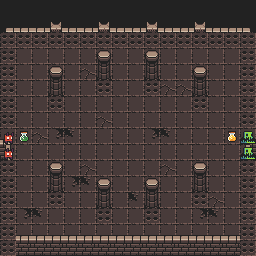

A 2D game scene composited from a Tiled map and its tileset images. What follows is a short description and the map's XML, with every tile layer's data as written:
An orthogonal 16x16 tile map with 16x16 px tiles, 9 tile layers (Floor, Traps, Side_walls, Side_doors, ...), 3 tilesets.

<map version="1.10" tiledversion="1.11.2" orientation="orthogonal" renderorder="right-down" width="16" height="16" tilewidth="16" tileheight="16" infinite="0" nextlayerid="10" nextobjectid="1">
 <editorsettings>
  <export target="donjon2_room6/donjon2_room6.csv" format="csv" />
 </editorsettings>
 <tileset firstgid="1" source="Tilesets/0x72_DungeonTilesetII_v1.7.tsx" />
 <tileset firstgid="1025" source="Tilesets/atlas_walls_high-16x32.tsx" />
 <tileset firstgid="1217" source="Tilesets/atlas_walls_low-16x16.tsx" />
 <layer id="1" name="Floor" width="16" height="16">
  <data encoding="csv">
1250,1250,1250,1250,1250,1250,1250,1250,1250,1250,1250,1250,1250,1250,1250,1250,
1250,1250,1250,1250,1250,1250,1250,1250,1250,1250,1250,1250,1250,1250,1250,1250,
130,130,130,130,130,130,130,130,130,130,130,130,130,130,130,130,
130,130,130,130,130,130,130,130,130,130,130,130,130,130,130,130,
130,130,130,130,130,131,130,130,130,130,130,130,130,130,130,130,
130,130,130,130,130,130,130,130,130,130,131,131,131,130,130,130,
130,130,130,130,130,130,130,130,130,130,130,130,131,130,130,130,
130,130,130,130,130,130,131,130,130,130,130,130,130,130,130,130,
130,130,131,194,195,130,130,130,130,194,195,130,130,130,130,130,
130,130,130,130,130,130,130,130,130,130,130,130,130,130,130,130,
130,130,130,130,130,131,130,130,130,130,131,130,130,130,130,130,
130,130,130,130,194,195,130,130,130,130,130,130,130,130,130,130,
130,130,130,130,130,130,130,130,195,130,130,130,130,131,130,130,
130,194,195,130,130,130,130,130,130,130,130,130,194,195,130,130,
130,130,130,130,130,130,130,130,130,130,130,130,130,130,130,130,
1250,130,130,130,130,130,130,130,130,130,130,130,130,130,130,1250
</data>
 </layer>
 <layer id="6" name="Traps" width="16" height="16">
  <data encoding="csv">
0,0,0,0,0,0,0,0,0,0,0,0,0,0,0,0,
0,0,0,0,0,0,0,0,0,0,0,0,0,0,0,0,
0,0,0,0,0,0,0,0,0,0,0,0,0,0,0,0,
0,0,0,0,0,0,0,0,0,0,0,0,0,0,0,0,
0,0,0,0,0,0,0,0,0,0,0,0,0,0,0,0,
0,0,0,0,0,0,0,0,0,0,0,0,0,0,0,0,
0,0,0,0,0,0,0,0,0,0,0,0,0,0,0,0,
0,0,0,0,0,0,0,0,0,0,0,0,0,0,0,0,
0,0,0,0,0,0,0,0,0,0,0,0,0,0,0,0,
0,0,0,0,0,0,0,0,0,0,0,0,0,0,0,0,
0,0,0,0,0,0,0,0,0,0,0,0,0,0,0,0,
0,0,0,0,0,0,0,0,0,0,0,0,0,0,0,0,
0,0,0,0,0,0,0,0,0,0,0,0,0,0,0,0,
0,0,0,0,0,0,0,0,0,0,0,0,0,0,0,0,
0,0,0,0,0,0,0,0,0,0,0,0,0,0,0,0,
0,0,0,0,0,0,0,0,0,0,0,0,0,0,0,0
</data>
 </layer>
 <layer id="2" name="Side_walls" width="16" height="16">
  <data encoding="csv">
0,0,0,0,0,0,0,0,0,0,0,0,0,0,0,0,
0,0,0,0,0,0,0,0,0,0,0,0,0,0,0,0,
0,0,0,0,0,0,0,0,0,0,0,0,0,0,0,0,
1156,0,0,0,0,0,0,0,0,0,0,0,0,0,0,1105,
1156,0,0,0,0,0,0,0,0,0,0,0,0,0,0,1105,
1156,0,0,0,0,0,0,0,0,0,0,0,0,0,0,1105,
1156,0,0,0,0,0,0,0,0,0,0,0,0,0,0,1105,
0,0,0,0,0,0,0,0,0,0,0,0,0,0,0,0,
0,0,0,0,0,0,0,0,0,0,0,0,0,0,0,0,
1156,0,0,0,0,0,0,0,0,0,0,0,0,0,0,1105,
1156,0,0,0,0,0,0,0,0,0,0,0,0,0,0,1105,
1156,0,0,0,0,0,0,0,0,0,0,0,0,0,0,1105,
1156,0,0,0,0,0,0,0,0,0,0,0,0,0,0,1105,
1156,0,0,0,0,0,0,0,0,0,0,0,0,0,0,1105,
1156,0,0,0,0,0,0,0,0,0,0,0,0,0,0,1105,
0,0,0,0,0,0,0,0,0,0,0,0,0,0,0,0
</data>
 </layer>
 <layer id="3" name="Side_doors" width="16" height="16">
  <data encoding="csv">
0,0,0,0,0,0,0,0,0,0,0,0,0,0,0,0,
0,0,0,0,0,0,0,0,0,0,0,0,0,0,0,0,
0,0,0,0,0,0,0,0,0,0,0,0,0,0,0,0,
0,0,0,0,0,0,0,0,0,0,0,0,0,0,0,0,
0,0,0,0,0,0,0,0,0,0,0,0,0,0,0,0,
0,0,0,0,0,0,0,0,0,0,0,0,0,0,0,0,
1124,0,0,0,0,0,0,0,0,0,0,0,0,0,0,1122,
1148,0,0,0,0,0,0,0,0,0,0,0,0,0,0,1146,
1028,0,0,0,0,0,0,0,0,0,0,0,0,0,0,1026,
1052,0,0,0,0,0,0,0,0,0,0,0,0,0,0,1050,
0,0,0,0,0,0,0,0,0,0,0,0,0,0,0,0,
0,0,0,0,0,0,0,0,0,0,0,0,0,0,0,0,
0,0,0,0,0,0,0,0,0,0,0,0,0,0,0,0,
0,0,0,0,0,0,0,0,0,0,0,0,0,0,0,0,
0,0,0,0,0,0,0,0,0,0,0,0,0,0,0,0,
0,0,0,0,0,0,0,0,0,0,0,0,0,0,0,0
</data>
 </layer>
 <layer id="4" name="Front_walls" width="16" height="16">
  <data encoding="csv">
0,0,0,0,0,0,0,0,0,0,0,0,0,0,0,0,
1127,1178,1178,1178,1178,1178,1178,1178,1178,1178,1178,1178,1178,1178,1178,1126,
1151,1202,1202,1202,1202,1202,1202,1202,1202,1202,1202,1202,1202,1202,1202,1150,
0,0,0,0,0,0,0,0,0,0,0,0,0,0,0,0,
0,0,0,0,0,0,0,0,0,0,0,0,0,0,0,0,
0,0,0,0,0,0,0,0,0,0,0,0,0,0,0,0,
0,0,0,0,0,0,0,0,0,0,0,0,0,0,0,0,
0,0,0,0,0,0,0,0,0,0,0,0,0,0,0,0,
0,0,0,0,0,0,0,0,0,0,0,0,0,0,0,0,
0,0,0,0,0,0,0,0,0,0,0,0,0,0,0,0,
0,0,0,0,0,0,0,0,0,0,0,0,0,0,0,0,
0,0,0,0,0,0,0,0,0,0,0,0,0,0,0,0,
0,0,0,0,0,0,0,0,0,0,0,0,0,0,0,0,
0,0,0,0,0,0,0,0,0,0,0,0,0,0,0,0,
1122,1178,1178,1178,1178,1178,1178,1178,1178,1178,1178,1178,1178,1178,1178,1124,
1146,1202,1202,1202,1202,1202,1202,1202,1202,1202,1202,1202,1202,1202,1202,1148
</data>
 </layer>
 <layer id="5" name="Front_doors" width="16" height="16">
  <data encoding="csv">
0,0,0,0,0,0,0,0,0,1164,0,0,0,0,0,0,
0,0,0,0,0,0,0,0,0,0,0,0,0,0,0,0,
0,0,0,0,0,0,0,0,0,0,0,0,0,0,0,0,
0,0,0,0,0,0,0,0,0,0,0,0,0,0,0,0,
0,0,0,0,0,0,0,0,0,0,0,0,0,0,0,0,
0,0,0,0,0,0,0,0,0,0,0,0,0,0,0,0,
0,0,0,0,0,0,0,0,0,0,0,0,0,0,0,0,
0,0,0,0,0,0,0,0,0,0,0,0,0,0,0,0,
0,0,0,0,0,0,0,0,0,0,0,0,0,0,0,0,
0,0,0,0,0,0,0,0,0,0,0,0,0,0,0,0,
0,0,0,0,0,0,0,0,0,0,0,0,0,0,0,0,
0,0,0,0,0,0,0,0,0,0,0,0,0,0,0,0,
0,0,0,0,0,0,0,0,0,0,0,0,0,0,0,0,
0,0,0,0,0,0,1165,0,0,1168,0,0,0,0,0,0,
0,0,0,0,0,0,0,0,0,0,0,0,0,0,0,0,
0,0,0,0,0,0,0,0,0,0,0,0,0,0,0,0
</data>
 </layer>
 <layer id="7" name="Decorations" width="16" height="16">
  <data encoding="csv">
0,0,0,0,0,0,0,0,0,0,0,0,0,0,0,0,
0,0,0,1110,0,0,1110,0,0,1110,0,0,1110,0,0,0,
0,0,67,0,0,67,0,0,67,0,0,67,0,0,67,0,
0,0,0,0,0,0,0,0,0,0,0,0,0,0,0,0,
0,0,0,0,0,0,0,0,0,0,0,0,0,0,0,0,
0,0,0,0,0,0,0,0,0,0,0,0,0,0,0,0,
0,0,0,0,0,0,0,0,0,0,0,0,0,0,0,0,
0,0,0,0,0,0,0,0,0,0,0,0,0,0,0,0,
0,0,0,0,0,0,0,0,0,0,0,0,0,0,0,0,
0,0,0,0,0,0,0,0,0,0,0,0,0,0,0,0,
0,0,0,0,0,0,0,0,0,0,0,0,0,0,0,0,
0,0,0,0,0,0,0,0,0,0,0,0,0,0,0,0,
0,0,0,0,0,0,0,0,0,0,0,0,0,0,0,0,
0,0,0,0,0,0,0,0,0,0,0,0,0,0,0,0,
0,0,0,0,0,0,0,0,0,0,0,0,0,0,0,0,
0,0,0,0,0,0,0,0,0,0,0,0,0,0,0,0
</data>
 </layer>
 <layer id="8" name="Pillar" width="16" height="16">
  <data encoding="csv">
0,0,0,0,0,0,0,0,0,0,0,0,0,0,0,0,
0,0,0,0,0,0,0,0,0,0,0,0,0,0,0,0,
0,0,0,0,0,0,0,0,0,0,0,0,0,0,0,0,
0,0,0,0,0,0,1160,0,0,1160,0,0,0,0,0,0,
0,0,0,1160,0,0,1184,0,0,1184,0,0,1160,0,0,0,
0,0,0,1184,0,0,1208,0,0,1208,0,0,1184,0,0,0,
0,0,0,1208,0,0,0,0,0,0,0,0,1208,0,0,0,
0,0,0,0,0,0,0,0,0,0,0,0,0,0,0,0,
0,0,0,0,0,0,0,0,0,0,0,0,0,0,0,0,
0,0,0,0,0,0,0,0,0,0,0,0,0,0,0,0,
0,0,0,1160,0,0,0,0,0,0,0,0,1160,0,0,0,
0,0,0,1184,0,0,1160,0,0,1160,0,0,1184,0,0,0,
0,0,0,1208,0,0,1184,0,0,1184,0,0,1208,0,0,0,
0,0,0,0,0,0,1208,0,0,1208,0,0,0,0,0,0,
0,0,0,0,0,0,0,0,0,0,0,0,0,0,0,0,
0,0,0,0,0,0,0,0,0,0,0,0,0,0,0,0
</data>
 </layer>
 <layer id="9" name="Collisions" width="16" height="16">
  <data encoding="csv">
0,0,0,0,0,0,0,0,0,0,0,0,0,0,0,0,
0,0,0,0,0,0,0,0,0,0,0,0,0,0,0,0,
386,386,386,386,386,386,386,386,386,386,386,386,386,386,386,386,
386,0,0,0,0,0,0,0,0,0,0,0,0,0,0,386,
386,0,0,0,0,0,0,0,0,0,0,0,0,0,0,386,
386,0,0,0,0,0,386,0,0,386,0,0,0,0,0,386,
386,0,0,386,0,0,0,0,0,0,0,0,386,0,0,386,
386,0,0,0,0,0,0,0,0,0,0,0,0,0,0,386,
152,693,0,0,0,0,0,0,0,0,0,0,0,0,694,252,
152,0,0,0,0,0,0,0,0,0,0,0,0,0,0,252,
386,0,0,0,0,0,0,0,0,0,0,0,0,0,0,386,
386,0,0,0,0,0,0,0,0,0,0,0,0,0,0,386,
386,0,0,386,0,0,0,0,0,0,0,0,386,0,0,386,
386,0,0,0,0,0,386,0,0,386,0,0,0,0,0,386,
386,0,0,0,0,0,0,0,0,0,0,0,0,0,0,386,
386,0,0,0,0,0,0,0,0,0,0,0,0,0,0,386
</data>
 </layer>
</map>
